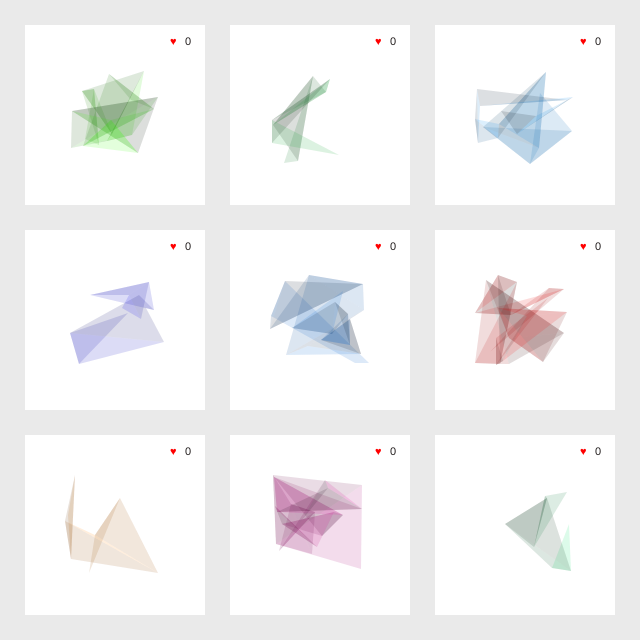
Frame 1 (no input)
Frame 60 (no input): identical to frame 1, image omitted
Frame 120 (the mouse pressed at the canvas centre since frame 60): identical to frame 1, image omitted

The p5.js sketch that drew this single still picture (run headless with seeded random() and noise() and a simulated clock; from frame 60 on, the mouse is pressed at the canvas centre):

// p5.js sketch
// ── sketch.js
let d_width, d_height, offset;

let tri_min, tri_max;

let population;

let nClick, maxClick;

let gen, likes;

function setup() {
  createCanvas(640, 640);
  
  colorMode(HSB, 360);
	noStroke();  

  //drawing.display();
  
  d_width = 180;
  d_height = 180;
  offset = 40;
  
  tri_min = 5;
  tri_max = 20;
  
  nClick = 0;
  maxClick = 9;
  
  let mutationRate = 0.1;
  let popNum = 9;
  
  population = new Population(mutationRate, popNum);
  
  gen = select("#gen");
  likes = select("#currentLikes");

  //   background(330);
  // population.display();
  
}

function draw() {
  
  background(330);
  population.display();

}

function mouseReleased() {
  
	population.checkClick(); 
  //console.log(nClick);
  if(nClick >= maxClick) {
    
    //nextGeneration();    
    population.reproduce();
    nClick = 0;
    likes.html(nClick);
    
//       background(330);
//   		population.display();
  }
  
}






// ── drawing.js
class Drawing {
  constructor(triangles_, x_, y_) {
    this.triangles = triangles_;
    this.x = x_;
    this.y = y_;
    this.score = 0;
  }
  
  display() {
    // console.log("# of vertices: ", this.triangles.num);
    for(let i=0; i<this.triangles.num; i++) {
      fill(this.triangles.h[i], 360, this.triangles.b[i], 50);
      //console.log(
      beginShape(TRIANGLES);
      	vertex(this.triangles.vertices[i].x, this.triangles.vertices[i].y);
      	vertex(this.triangles.vertices[i+1].x, this.triangles.vertices[i+1].y);
      	vertex(this.triangles.vertices[i+2].x, this.triangles.vertices[i+2].y);
      endShape();
    }
    
    textSize(11);
    fill(0, 360, 360);
    text("♥", d_width-(offset-5), offset/2);
    fill(0, 50, 50);
    text(this.score, d_width-(offset/2), offset/2);
  }
	
  isClicked() {
    if(mouseX > this.x && mouseX < (this.x+d_width) && mouseY > this.y && mouseY < (this.y + d_height)) {
      this.score++;
      nClick++;
      likes.html(nClick);
      // console.log("Score: ", this.score);
      // console.log("# of Clicks: ", nClick);
    }
  }
  
}

// ── population.js
class Population {
  
  constructor(m, n) {
    this.mutation = m;
    this.popNum = n;
    this.drawings = [];
    this.generation = 1;
    
    for(let i=0; i<this.popNum; i++) {
      let xIdx = i%3;
      let yIdx = floor(i/3);
      let x = d_width * xIdx + 25*(xIdx+1);
      let y = d_height * yIdx + 25*(yIdx+1);
      this.drawings.push(new Drawing(new Triangles(), x, y));
    }
    
  }
  
  display() {
  	for(let i=0; i<this.popNum; i++) {
      push();
      translate(this.drawings[i].x, this.drawings[i].y);
      fill(360);
      rect(0, 0, d_width, d_height); 
      this.drawings[i].display();
      pop();
    }
    
  }
  
  select() {
    
    let r = floor(random(1, 10)); 
    
    for(let i=0; i<this.popNum; i++) {
      if(r <= this.drawings[i].score) {
        return i;
      } else {
        r -= this.drawings[i].score;
      }
    }
    
    
  }
  
  reproduce() {
    
    let children = [];
    
    for(let i=0; i<this.popNum; i++) {
      let childTris;
      let mum = this.select();
      let dad = this.select();
      
      let mumTris = this.drawings[mum].triangles;
      let dadTris = this.drawings[dad].triangles;
      
      childTris = mumTris.crossover(dadTris);
      childTris.mutate(this.mutation);
      
      children.push(childTris);
      
    } // for
    
    for(let i=0; i<this.popNum; i++) {
      let xIdx = i%3;
      let yIdx = floor(i/3);
      let x = d_width * xIdx + 25*(xIdx+1);
      let y = d_height * yIdx + 25*(yIdx+1);

      this.drawings[i] = new Drawing(children[i], x, y);
    } // for
    
    this.generation++;
    gen.html(this.generation);
  } // reproduce
  
  checkClick() {
    for(let i=0; i<this.popNum; i++) {
      this.drawings[i].isClicked();
    }
  }
  
}
// ── triangles.js
class Triangles {
  constructor(v_, h_, b_) {
    if(v_) {
      this.num = h_.length;
      this.vertices = v_;
      this.h = h_;
      this.b = b_;

    } 
    else {
      this.num = floor(random(tri_min, tri_max));
      this.vertices = [];
      this.h = [];
      this.b = [];
      
      for(let i=0; i<3+(this.num-1); i++) {
        let x = floor(random(offset, d_width-offset));
        let y = floor(random(offset, d_height-offset));;
        this.vertices.push(new Vertex(x, y));
      } // for 1
      
      let h = floor(random(0, 361));
      for(let i=0; i<this.num; i++) {
        this.h.push(h);
        this.b.push(floor(random(0, 361)));
      } // for 2
    } // else
  } // constructor
  
  crossover(partner) {
    let newNum = floor((this.num + partner.num)/2);
    let newVertices = new Array(3+(newNum-1));
    let newH = new Array(newNum);
    let newB = new Array(newNum);
   
    for(let i=0; i<newVertices.length; i++) {
      let x1, y1, x2, y2;
      let newX, newY;
      if(i<this.vertices.length) {
        x1 = this.vertices[i].x;
        y1 = this.vertices[i].y;
      } else {
        x1 = partner.vertices[i].x;
        y1 = partner.vertices[i].y;
      }
      if(i<partner.vertices.length) {
        x2 = partner.vertices[i].x;
        y2 = partner.vertices[i].y;
      } else {
        x2 = this.vertices[i].x;
        y2 = this.vertices[i].y;
      }
      
      newX = floor((x1+x2)/2);
      newY = floor((y1+y2)/2);
      
      newVertices[i] = new Vertex(newX, newY);
    } // for
    
    	if(this.num >= partner.num) {
        for(let i=0; i<newNum; i++) {
          if(i<partner.num) {
          	if(i%2) {
              newH[i] = partner.h[i];
              newB[i] = partner.b[i];
            } else {
              newH[i] = this.h[i];
              newB[i] = this.b[i];
            }
          } else {
            newH[i] = this.h[i];
            newB[i] = this.b[i];
          } // else
        } // for
      } // if
      else {
        for(let i=0; i<newNum; i++) {
          if(i < this.num) {
            if(i%2) {
              newH[i] = partner.h[i];
              newB[i] = partner.b[i];
            } else {
              newH[i] = this.h[i];
              newB[i] = this.b[i];
            }
          } else {
            newH[i] = partner.h[i];
            newB[i] = partner.b[i];
          } // else
      } // else   
      
    } // for
      
    let newTri = new Triangles(newVertices, newH, newB);
   
    return newTri;
    
  } // crossover
  
  mutate(mutationRate) {
    
    for(let i=0; i<this.vertices.length; i++) {
      let r = random(1);
      if(r<mutationRate) {
        this.vertices[i].x = floor(random(offset, d_width-offset));
        this.vertices[i].y = floor(random(offset, d_height-offset));
      }
    }
    
    for(let i=0; i<this.num; i++) {
      let r = random(1);
      if(r<mutationRate) {
        this.h[i] = floor(random(0, 361));
      }
      r = random(1);
      if(r<mutationRate) {
        this.b[i] = floor(random(0, 361));
      }
    } // for
    
    
  } // mutate
  
}
  
class Vertex {
  constructor(x_, y_) {
    this.x = x_;
    this.y = y_;
  }
}
